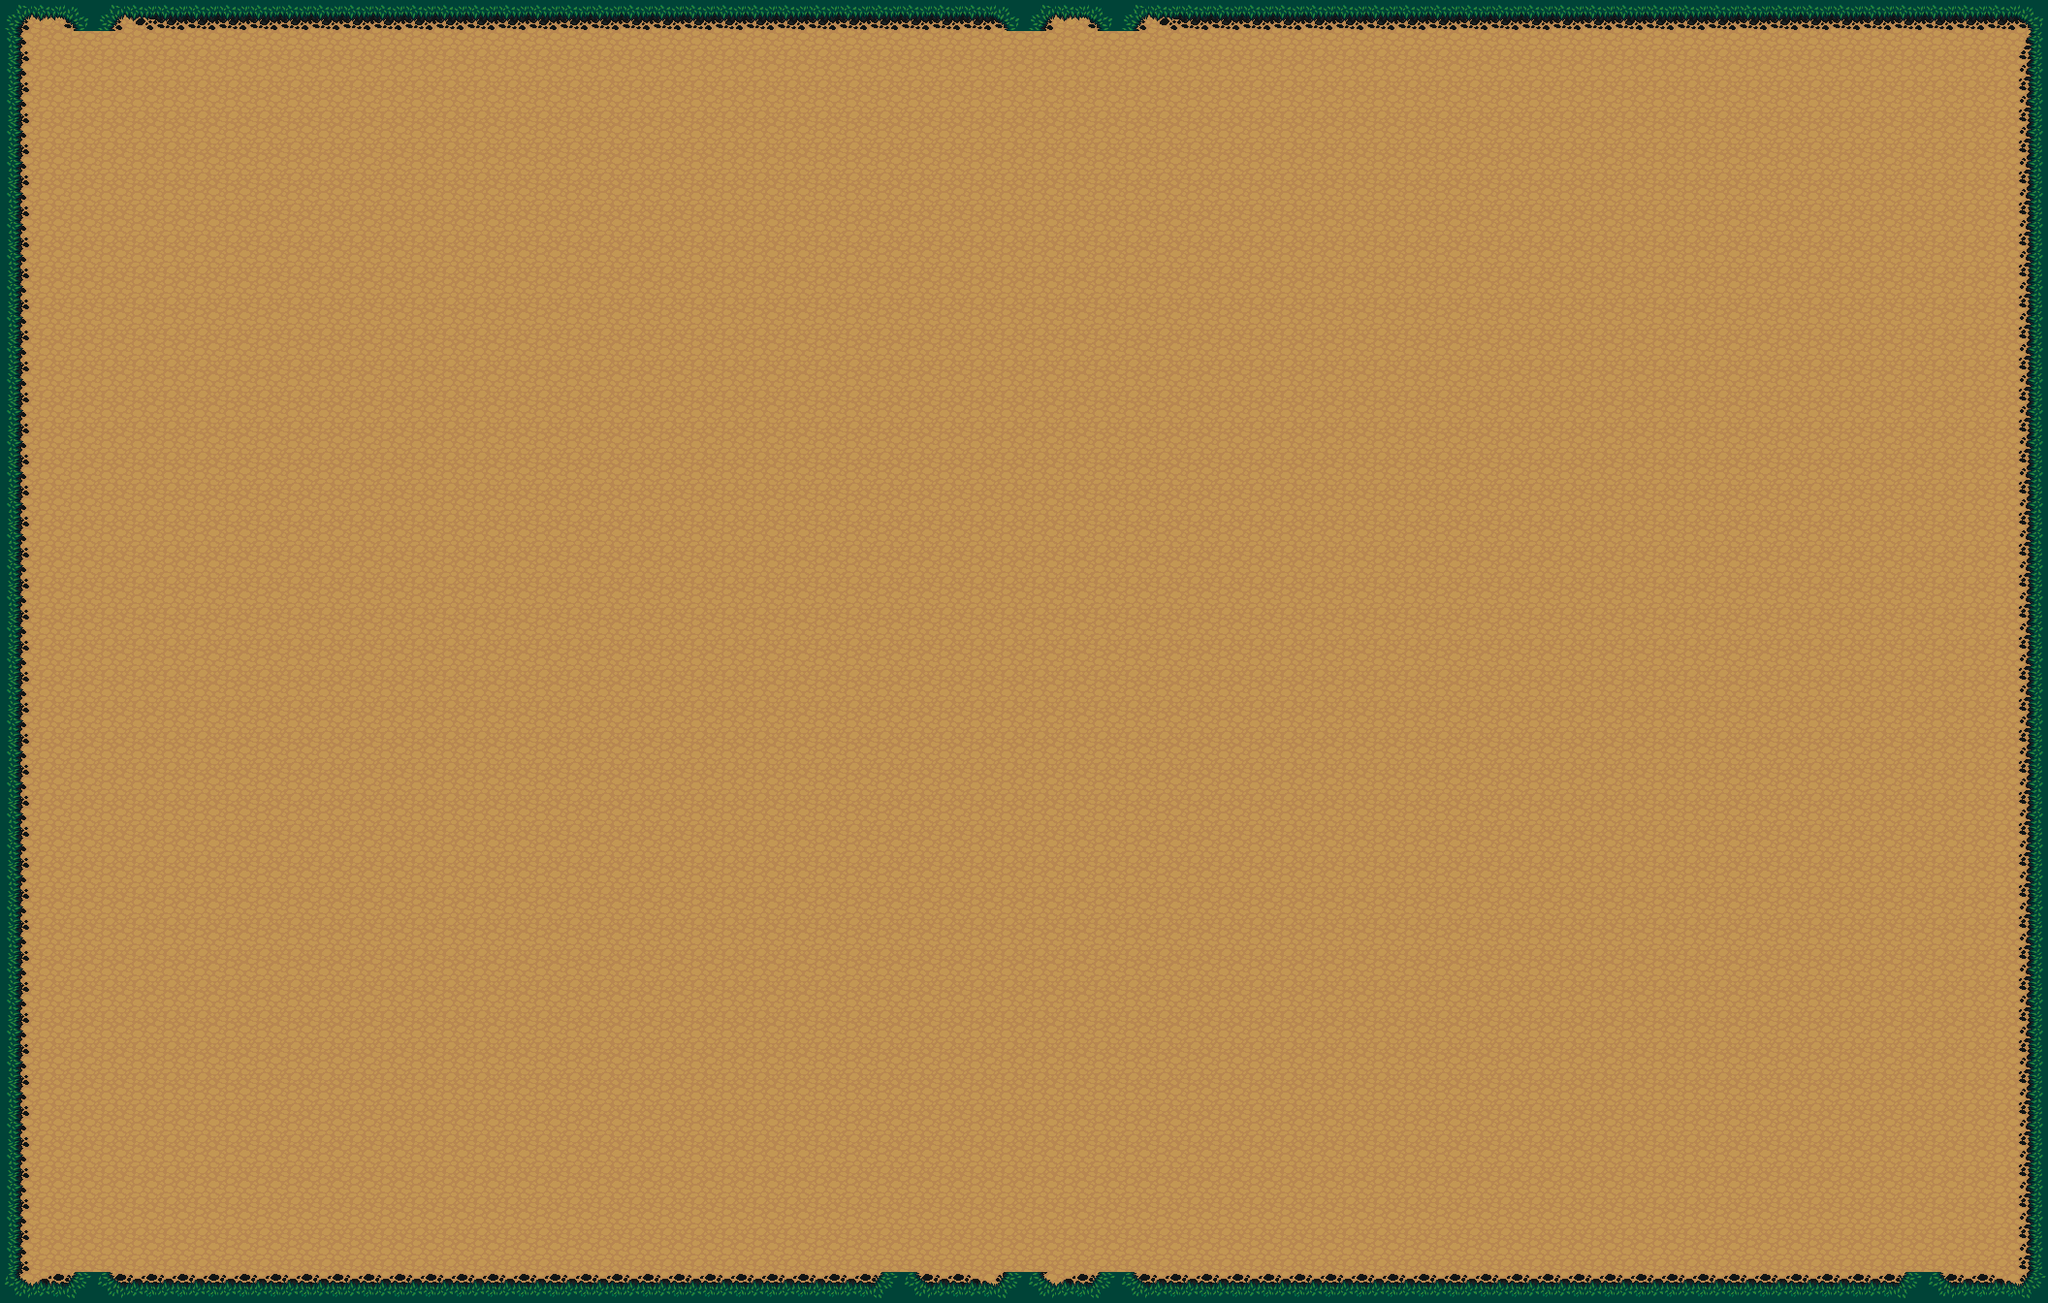

Tiled map render using the project's own tile images. Description and the map definition, with tile-layer contents summarised, below:
An orthogonal 66x42 tile map with 32x32 px tiles, 6 tile layers (Ground, Frame Destroyed, Frame, Dekor, ...).

<map version="1.9" tiledversion="1.9.0" orientation="orthogonal" renderorder="right-down" width="66" height="42" tilewidth="32" tileheight="32" infinite="0" nextlayerid="8" nextobjectid="77">
 <editorsettings>
  <export target="../../quarkus-server/src/main/resources/maps/mp_level-template.tmj" format="json" />
 </editorsettings>
 <properties>
  <property name="Description">Golems are terrifying beasts. They are mighty
and strong! But they are also a little bit stupid.
Not to say they are more stupid than terrifying.
Be careful not to get too close to them. </property>
  <property name="Name" value="Golems!" />
  <property name="forMultiPlayer" type="bool" value="true" />
  <property name="numPlayers" type="int" value="4" />
 </properties>
 <tileset firstgid="1" source="../Terrain.tsx" />
 <layer id="1" name="Ground" width="66" height="42">
  <data>[2772 cells, 2772 non-empty, 1 distinct tile ids]</data>
 </layer>
 <layer id="6" name="Frame Destroyed" width="66" height="42">
  <data>[2772 cells, 210 non-empty, 8 distinct tile ids]</data>
 </layer>
 <layer id="2" name="Frame" width="66" height="42">
  <data>[2772 cells, 212 non-empty, 8 distinct tile ids]</data>
 </layer>
 <layer id="3" name="Dekor" width="66" height="42">
  <data>[2772 cells, 0 non-empty, 0 distinct tile ids]</data>
 </layer>
 <layer id="4" name="Bonus" width="66" height="42">
  <data>[2772 cells, 0 non-empty, 0 distinct tile ids]</data>
 </layer>
 <layer id="5" name="Persons" width="66" height="42">
  <properties>
   <property name="enemyEmitterActive" type="bool" value="false" />
   <property name="enemyNumEmitting" type="int" value="5" />
   <property name="enemyTimeEmitting" type="int" value="6000" />
  </properties>
  <data>[2772 cells, 0 non-empty, 0 distinct tile ids]</data>
 </layer>
</map>
